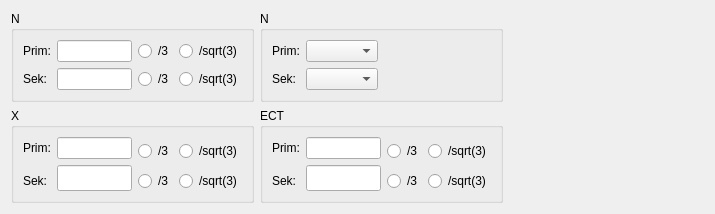
     <widget class="QWidget" name="TabPage2">
      <attribute name="title">
       <string>Teilerverhältnisse</string>
      </attribute>
      <layout class="QGridLayout">
       <item row="1" column="1">
        <widget class="Q3GroupBox" name="ECTratioGroupBox">
         <property name="enabled">
          <bool>true</bool>
         </property>
         <property name="sizePolicy">
          <sizepolicy hsizetype="Preferred" vsizetype="Minimum">
           <horstretch>0</horstretch>
           <verstretch>0</verstretch>
          </sizepolicy>
         </property>
         <property name="title">
          <string>ECT</string>
         </property>
         <layout class="QGridLayout">
          <item row="1" column="1" rowspan="2">
           <widget class="QLineEdit" name="RatioSekECTLineEdit">
            <property name="sizePolicy">
             <sizepolicy hsizetype="MinimumExpanding" vsizetype="Fixed">
              <horstretch>0</horstretch>
              <verstretch>0</verstretch>
             </sizepolicy>
            </property>
            <property name="maximumSize">
             <size>
              <width>75</width>
              <height>32767</height>
             </size>
            </property>
            <property name="maxLength">
             <number>9</number>
            </property>
           </widget>
          </item>
          <item row="2" column="0">
           <widget class="QLabel" name="RatioSekXLabel_3">
            <property name="sizePolicy">
             <sizepolicy hsizetype="Preferred" vsizetype="Fixed">
              <horstretch>0</horstretch>
              <verstretch>0</verstretch>
             </sizepolicy>
            </property>
            <property name="text">
             <string>Sek:</string>
            </property>
            <property name="wordWrap">
             <bool>false</bool>
            </property>
           </widget>
          </item>
          <item row="0" column="1">
           <widget class="QLineEdit" name="RatioPrimECTLineEdit">
            <property name="enabled">
             <bool>true</bool>
            </property>
            <property name="sizePolicy">
             <sizepolicy hsizetype="MinimumExpanding" vsizetype="Fixed">
              <horstretch>0</horstretch>
              <verstretch>0</verstretch>
             </sizepolicy>
            </property>
            <property name="maximumSize">
             <size>
              <width>75</width>
              <height>32767</height>
             </size>
            </property>
            <property name="maxLength">
             <number>9</number>
            </property>
           </widget>
          </item>
          <item row="0" column="0">
           <widget class="QLabel" name="RatioPrimXLabel_3">
            <property name="sizePolicy">
             <sizepolicy hsizetype="Preferred" vsizetype="Fixed">
              <horstretch>0</horstretch>
              <verstretch>0</verstretch>
             </sizepolicy>
            </property>
            <property name="text">
             <string>Prim:</string>
            </property>
            <property name="wordWrap">
             <bool>false</bool>
            </property>
           </widget>
          </item>
          <item row="0" column="2" rowspan="2">
           <widget class="QRadioButton" name="ectPrim_3radioButton">
            <property name="text">
             <string>/3</string>
            </property>
            <property name="autoExclusive">
             <bool>false</bool>
            </property>
           </widget>
          </item>
          <item row="2" column="2">
           <widget class="QRadioButton" name="ectSek_3radioButton">
            <property name="text">
             <string>/3</string>
            </property>
            <property name="autoExclusive">
             <bool>false</bool>
            </property>
           </widget>
          </item>
          <item row="0" column="3" rowspan="2">
           <widget class="QRadioButton" name="ectPrim_w3radioButton">
            <property name="text">
             <string>/sqrt(3)</string>
            </property>
            <property name="autoExclusive">
             <bool>false</bool>
            </property>
           </widget>
          </item>
          <item row="2" column="3">
           <widget class="QRadioButton" name="ectSek_w3radioButton">
            <property name="text">
             <string>/sqrt(3)</string>
            </property>
            <property name="autoExclusive">
             <bool>false</bool>
            </property>
           </widget>
          </item>
         </layout>
        </widget>
       </item>
       <item row="0" column="0">
        <widget class="Q3GroupBox" name="NTRatioGroupBox">
         <property name="sizePolicy">
          <sizepolicy hsizetype="Preferred" vsizetype="Minimum">
           <horstretch>0</horstretch>
           <verstretch>0</verstretch>
          </sizepolicy>
         </property>
         <property name="title">
          <string>N</string>
         </property>
         <layout class="QGridLayout">
          <item row="1" column="1">
           <widget class="QLineEdit" name="RatioSekNLineEdit">
            <property name="sizePolicy">
             <sizepolicy hsizetype="MinimumExpanding" vsizetype="Fixed">
              <horstretch>0</horstretch>
              <verstretch>0</verstretch>
             </sizepolicy>
            </property>
            <property name="maximumSize">
             <size>
              <width>75</width>
              <height>32767</height>
             </size>
            </property>
            <property name="maxLength">
             <number>9</number>
            </property>
           </widget>
          </item>
          <item row="0" column="1">
           <widget class="QLineEdit" name="RatioPrimNLineEdit">
            <property name="sizePolicy">
             <sizepolicy hsizetype="MinimumExpanding" vsizetype="Fixed">
              <horstretch>0</horstretch>
              <verstretch>0</verstretch>
             </sizepolicy>
            </property>
            <property name="maximumSize">
             <size>
              <width>75</width>
              <height>32767</height>
             </size>
            </property>
            <property name="maxLength">
             <number>9</number>
            </property>
           </widget>
          </item>
          <item row="0" column="0">
           <widget class="QLabel" name="RatioPrimXLabel_2">
            <property name="sizePolicy">
             <sizepolicy hsizetype="Preferred" vsizetype="Fixed">
              <horstretch>0</horstretch>
              <verstretch>0</verstretch>
             </sizepolicy>
            </property>
            <property name="text">
             <string>Prim:</string>
            </property>
            <property name="wordWrap">
             <bool>false</bool>
            </property>
           </widget>
          </item>
          <item row="1" column="0">
           <widget class="QLabel" name="RatioSekXLabel_2">
            <property name="sizePolicy">
             <sizepolicy hsizetype="Preferred" vsizetype="Fixed">
              <horstretch>0</horstretch>
              <verstretch>0</verstretch>
             </sizepolicy>
            </property>
            <property name="text">
             <string>Sek:</string>
            </property>
            <property name="wordWrap">
             <bool>false</bool>
            </property>
           </widget>
          </item>
          <item row="0" column="2">
           <widget class="QRadioButton" name="nPrim_3radioButton">
            <property name="text">
             <string>/3</string>
            </property>
            <property name="autoExclusive">
             <bool>false</bool>
            </property>
           </widget>
          </item>
          <item row="1" column="2">
           <widget class="QRadioButton" name="nSek_3radioButton">
            <property name="text">
             <string>/3</string>
            </property>
            <property name="autoExclusive">
             <bool>false</bool>
            </property>
           </widget>
          </item>
          <item row="0" column="3">
           <widget class="QRadioButton" name="nPrim_w3radioButton">
            <property name="text">
             <string>/sqrt(3)</string>
            </property>
            <property name="autoExclusive">
             <bool>false</bool>
            </property>
           </widget>
          </item>
          <item row="1" column="3">
           <widget class="QRadioButton" name="nSek_w3radioButton">
            <property name="text">
             <string>/sqrt(3)</string>
            </property>
            <property name="autoExclusive">
             <bool>false</bool>
            </property>
           </widget>
          </item>
         </layout>
        </widget>
       </item>
       <item row="1" column="2">
        <spacer name="spacer44">
         <property name="orientation">
          <enum>Qt::Horizontal</enum>
         </property>
         <property name="sizeType">
          <enum>QSizePolicy::Expanding</enum>
         </property>
         <property name="sizeHint" stdset="0">
          <size>
           <width>201</width>
           <height>20</height>
          </size>
         </property>
        </spacer>
       </item>
       <item row="0" column="2">
        <spacer name="spacer43">
         <property name="orientation">
          <enum>Qt::Horizontal</enum>
         </property>
         <property name="sizeType">
          <enum>QSizePolicy::Expanding</enum>
         </property>
         <property name="sizeHint" stdset="0">
          <size>
           <width>201</width>
           <height>20</height>
          </size>
         </property>
        </spacer>
       </item>
       <item row="0" column="1">
        <widget class="Q3GroupBox" name="NTRatioGroupBox2">
         <property name="sizePolicy">
          <sizepolicy hsizetype="Preferred" vsizetype="Minimum">
           <horstretch>0</horstretch>
           <verstretch>0</verstretch>
          </sizepolicy>
         </property>
         <property name="title">
          <string>N</string>
         </property>
         <layout class="QGridLayout">
          <item row="1" column="1">
           <widget class="QComboBox" name="RatioNSekComboBox">
            <property name="sizePolicy">
             <sizepolicy hsizetype="Preferred" vsizetype="Fixed">
              <horstretch>0</horstretch>
              <verstretch>0</verstretch>
             </sizepolicy>
            </property>
            <property name="currentIndex">
             <number>-1</number>
            </property>
           </widget>
          </item>
          <item row="1" column="0">
           <widget class="QLabel" name="RatioSekNLabel">
            <property name="sizePolicy">
             <sizepolicy hsizetype="Preferred" vsizetype="Fixed">
              <horstretch>0</horstretch>
              <verstretch>0</verstretch>
             </sizepolicy>
            </property>
            <property name="text">
             <string>Sek:</string>
            </property>
            <property name="wordWrap">
             <bool>false</bool>
            </property>
           </widget>
          </item>
          <item row="0" column="1">
           <widget class="QComboBox" name="RatioNPrimComboBox">
            <property name="sizePolicy">
             <sizepolicy hsizetype="Preferred" vsizetype="Fixed">
              <horstretch>0</horstretch>
              <verstretch>0</verstretch>
             </sizepolicy>
            </property>
           </widget>
          </item>
          <item row="1" column="2">
           <spacer name="spacer22">
            <property name="orientation">
             <enum>Qt::Horizontal</enum>
            </property>
            <property name="sizeType">
             <enum>QSizePolicy::Expanding</enum>
            </property>
            <property name="sizeHint" stdset="0">
             <size>
              <width>40</width>
              <height>20</height>
             </size>
            </property>
           </spacer>
          </item>
          <item row="0" column="2">
           <spacer name="spacer21">
            <property name="orientation">
             <enum>Qt::Horizontal</enum>
            </property>
            <property name="sizeType">
             <enum>QSizePolicy::Expanding</enum>
            </property>
            <property name="sizeHint" stdset="0">
             <size>
              <width>40</width>
              <height>20</height>
             </size>
            </property>
           </spacer>
          </item>
          <item row="0" column="0">
           <widget class="QLabel" name="RatioPrimNLabel">
            <property name="sizePolicy">
             <sizepolicy hsizetype="Preferred" vsizetype="Fixed">
              <horstretch>0</horstretch>
              <verstretch>0</verstretch>
             </sizepolicy>
            </property>
            <property name="text">
             <string>Prim:</string>
            </property>
            <property name="wordWrap">
             <bool>false</bool>
            </property>
           </widget>
          </item>
         </layout>
        </widget>
       </item>
       <item row="1" column="0">
        <widget class="Q3GroupBox" name="XTRatioGroupBox">
         <property name="enabled">
          <bool>true</bool>
         </property>
         <property name="sizePolicy">
          <sizepolicy hsizetype="Preferred" vsizetype="Minimum">
           <horstretch>0</horstretch>
           <verstretch>0</verstretch>
          </sizepolicy>
         </property>
         <property name="title">
          <string>X</string>
         </property>
         <layout class="QGridLayout">
          <item row="1" column="1" rowspan="2">
           <widget class="QLineEdit" name="RatioSekXLineEdit">
            <property name="sizePolicy">
             <sizepolicy hsizetype="MinimumExpanding" vsizetype="Fixed">
              <horstretch>0</horstretch>
              <verstretch>0</verstretch>
             </sizepolicy>
            </property>
            <property name="maximumSize">
             <size>
              <width>75</width>
              <height>32767</height>
             </size>
            </property>
            <property name="maxLength">
             <number>9</number>
            </property>
           </widget>
          </item>
          <item row="2" column="0">
           <widget class="QLabel" name="RatioSekXLabel">
            <property name="sizePolicy">
             <sizepolicy hsizetype="Preferred" vsizetype="Fixed">
              <horstretch>0</horstretch>
              <verstretch>0</verstretch>
             </sizepolicy>
            </property>
            <property name="text">
             <string>Sek:</string>
            </property>
            <property name="wordWrap">
             <bool>false</bool>
            </property>
           </widget>
          </item>
          <item row="0" column="1">
           <widget class="QLineEdit" name="RatioPrimXLineEdit">
            <property name="enabled">
             <bool>true</bool>
            </property>
            <property name="sizePolicy">
             <sizepolicy hsizetype="MinimumExpanding" vsizetype="Fixed">
              <horstretch>0</horstretch>
              <verstretch>0</verstretch>
             </sizepolicy>
            </property>
            <property name="maximumSize">
             <size>
              <width>75</width>
              <height>32767</height>
             </size>
            </property>
            <property name="maxLength">
             <number>9</number>
            </property>
           </widget>
          </item>
          <item row="0" column="0">
           <widget class="QLabel" name="RatioPrimXLabel">
            <property name="sizePolicy">
             <sizepolicy hsizetype="Preferred" vsizetype="Fixed">
              <horstretch>0</horstretch>
              <verstretch>0</verstretch>
             </sizepolicy>
            </property>
            <property name="text">
             <string>Prim:</string>
            </property>
            <property name="wordWrap">
             <bool>false</bool>
            </property>
           </widget>
          </item>
          <item row="0" column="2" rowspan="2">
           <widget class="QRadioButton" name="xPrim_3radioButton">
            <property name="text">
             <string>/3</string>
            </property>
            <property name="autoExclusive">
             <bool>false</bool>
            </property>
           </widget>
          </item>
          <item row="2" column="2">
           <widget class="QRadioButton" name="xSek_3radioButton">
            <property name="text">
             <string>/3</string>
            </property>
            <property name="autoExclusive">
             <bool>false</bool>
            </property>
           </widget>
          </item>
          <item row="0" column="3" rowspan="2">
           <widget class="QRadioButton" name="xPrim_w3radioButton">
            <property name="text">
             <string>/sqrt(3)</string>
            </property>
            <property name="autoExclusive">
             <bool>false</bool>
            </property>
           </widget>
          </item>
          <item row="2" column="3">
           <widget class="QRadioButton" name="xSek_w3radioButton">
            <property name="text">
             <string>/sqrt(3)</string>
            </property>
            <property name="autoExclusive">
             <bool>false</bool>
            </property>
           </widget>
          </item>
         </layout>
        </widget>
       </item>
      </layout>
     </widget>
